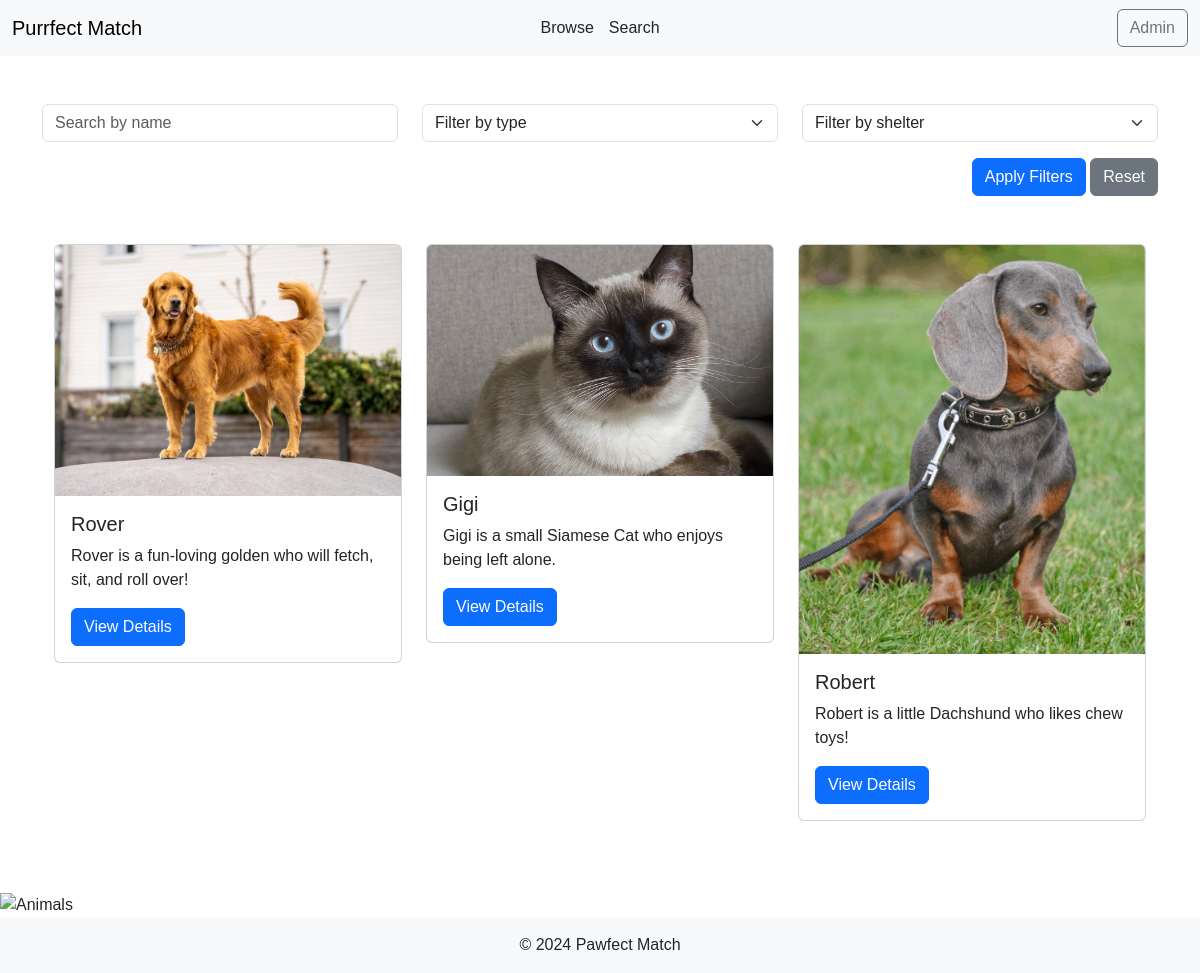
Screenshot of /search with the database file from the repository.
### models.py (models this page shows)
class Animal(db.Model):
    __tablename__ = 'Animal'
    id = db.Column(db.Integer, primary_key=True)
    name = db.Column(db.String(100), nullable=False)
    species = db.Column(db.String(50), nullable=False)
    breed = db.Column(db.String(100))
    age = db.Column(db.Integer, nullable=False)
    description = db.Column(db.Text)
    image = db.Column(db.String(255), nullable=False)
    likes = db.Column(db.Integer, default=0)
    matched = db.Column(db.Boolean, default=False)
    shelter_id = db.Column(db.Integer, db.ForeignKey('Shelter.id'), nullable=False)
    shelter = db.relationship('Shelter', back_populates='animals')
    applications = db.relationship('AdoptionApplication', back_populates='animal')

### app.py (the view)
@app.route("/search")
def search_animals():
    name = request.args.get("name", "").strip()
    animal_type = request.args.get("type", "").strip()
    shelter_id = request.args.get("shelter", "").strip()
    query = Animal.query
    if name:
        query = query.filter(Animal.name.ilike(f"%{name}%"))
    if animal_type:
        query = query.filter(Animal.species.ilike(f"%{animal_type}%"))
    if shelter_id:
        query = query.filter(Animal.shelter_id == shelter_id)
    animals = query.all()
    shelters = Shelter.query.all()
    species = db.session.query(Animal.species).distinct().all()
    species_list = [s[0] for s in species]
    return render_template("search_animal.html", animals=animals, shelters=shelters, species_list=species_list)

### templates/search_animal.html (shortened to what this page needs)
{% extends "base.html" %}
{% block content %}
<form method="GET" action="/search" class="mb-4">
    <div class="row">
        <div class="col-md-4 mb-3">
            <input type="text" name="name" class="form-control" placeholder="Search by name" value="{{ request.args.get('name', '') }}">
        </div>
        <div class="col-md-4 mb-3">
            <select name="type" class="form-select">
                <option value="">Filter by type</option>
            </select>
        </div>
        <div class="col-md-4 mb-3">
            <select name="shelter" class="form-select">
                <option value="">Filter by shelter</option>
            </select>
        </div>
    </div>
    <div class="row">
        <div class="col text-end">
            <button type="submit" class="btn btn-primary">Apply Filters</button>
            <a href="/search" class="btn btn-secondary">Reset</a>
        </div>
    </div>
</form>
<div class="container mt-5">
    <div id="featured-pets" class="row">
        {% for animal in animals %}
        <div class="col-md-4 mb-4">
            <div class="card">
                <img src="{{ url_for('uploaded_file', filename=animal.image) }}" class="card-img-top" alt="{{ animal.name }}">
                <div class="card-body">
                    <h5 class="card-title">{{ animal.name }}</h5>
                    <p class="card-text">{{ animal.description }}</p>
                    <a href="/animals/{{ animal.id }}" class="btn btn-primary">View Details</a>
                </div>
            </div>
        </div>
        {% else %}
        <p class="text-center">No animals meet the search criteria.</p>
        {% endfor %}
    </div>
</div>
{% endblock %}

### templates/base.html (shortened to what this page needs)
<!DOCTYPE html>
<html lang="en">
<head>
    <link href="https://cdnjs.cloudflare.com/ajax/libs/bootstrap/5.3.0/css/bootstrap.min.css" rel="stylesheet">
    <link href="{{ url_for('static', filename='styles.css') }}" rel="stylesheet">
</head>
<body>
    <nav class="navbar navbar-expand-lg navbar-light bg-light">
        <div class="container-fluid">
            <a class="navbar-brand" href="/">Purrfect Match</a>
            <div class="navbar-center">
                <a class="nav-link" href="/animals">Browse</a>
                <a class="nav-link" href="/search">Search</a>
            </div>
            <a class="btn btn-outline-secondary ms-auto" href="/admin">Admin</a>
        </div>
    </nav>
    <main class="py-5">
        <div class="container">
            {% block content %}{% endblock %}
        </div>
    </main>
    <img src="../uploads/animals.png" alt="Animals">
    <footer class="bg-light py-3">
        <p class="mb-0">&copy; 2024 Pawfect Match</p>
    </footer>
</body>
</html>

### static/styles.css (style rules this page uses)
body { font-family: Arial, sans-serif; }

### templates/base.html (style rules this page uses)
body { display: flex; flex-direction: column; min-height: 100vh; }
main { flex: 1; }
.navbar { display: flex; justify-content: space-between; align-items: center; }
.navbar-center { position: absolute; left: 50%; transform: translateX(-50%); display: flex; gap: 15px; }
.navbar-center .nav-link { font-size: 1rem; }
footer { text-align: center; }

### rows the page displays
Animal: image+name (picture), name "Rover", description "Rover is a fun-loving golden who will fetch, sit, and roll over!"
Animal: image+name (picture), name "Gigi", description "Gigi is a small Siamese Cat who enjoys being left alone."
Animal: image+name (picture), name "Robert", description "Robert is a little Dachshund who likes chew toys!"
